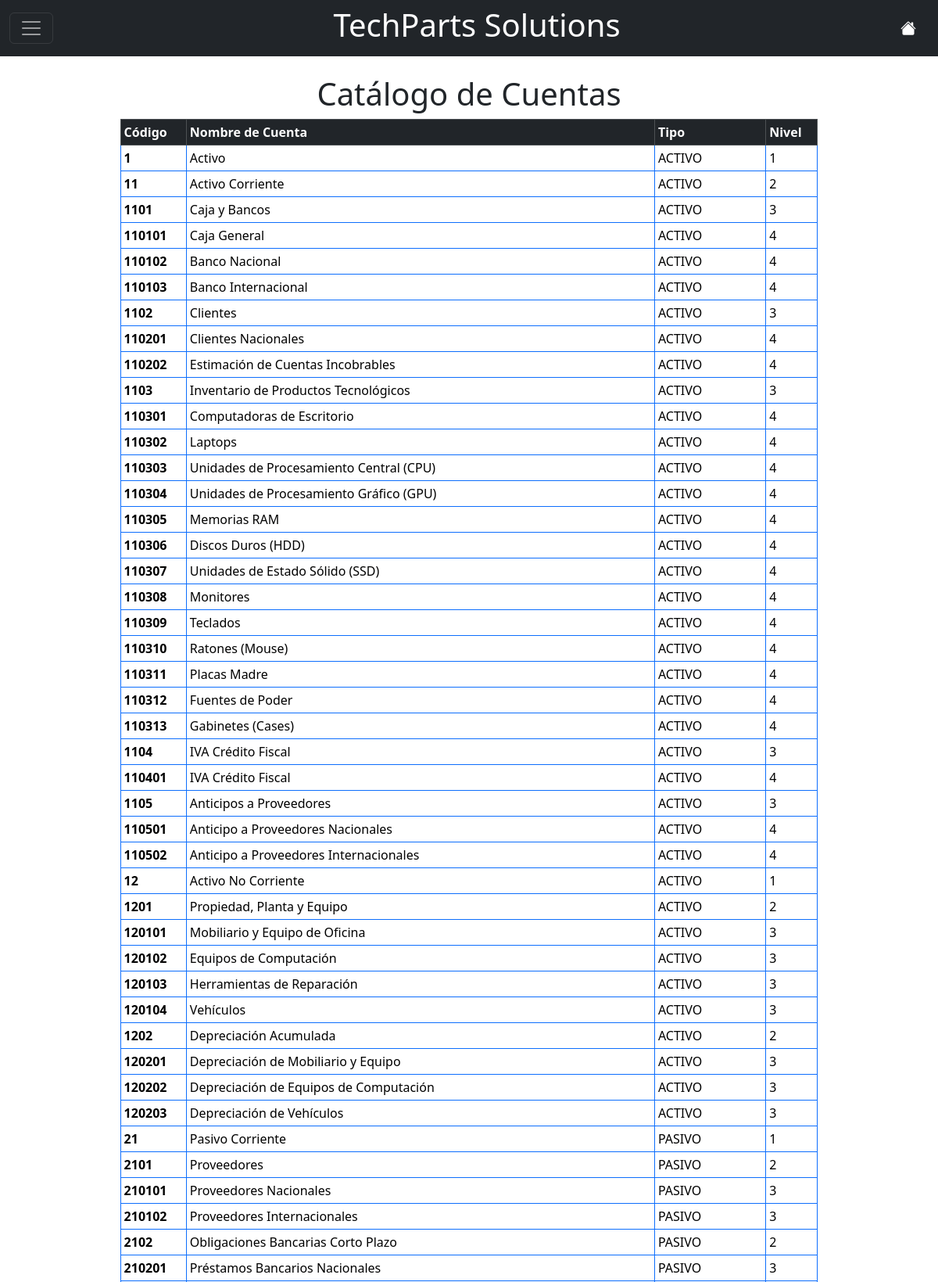
The app's page /catalogoCuenta/ (signed in, upper part) with its own data.
### Contabilidad/models.py (models this page shows, shortened)
class Cuenta(models.Model):
    codigo = models.CharField(max_length=10, unique=True)  # Código de hasta 10 dígitos
    nombre = models.CharField(max_length=255)
    tipo = models.CharField(max_length=50, choices=[
        ('ACTIVO', 'Activo'),
        ('PASIVO', 'Pasivo'),
        ('PATRIMONIO', 'Patrimonio'),
        ('INGRESOS', 'Ingresos'),
        ('GASTOS', 'Gastos'),
        ('RESULTADO_DEUDOR', 'Cuentas de Resultado Deudoras'),
        ('RESULTADO_ACREEDOR', 'Cuentas de Resultado Acreedoras'),
        ('CIERRE', 'Cuenta de Cierre'),
        ('ORDEN', 'Cuentas de Orden')
    ])
    nivel = models.PositiveIntegerField()  # Para saber si es de 1, 2, 4, 6, 8 o 10 dígitos
    parent = models.ForeignKey('self', null=True, blank=True, related_name='subcuentas', on_delete=models.CASCADE)
    class Meta:
        verbose_name_plural = "Cuentas"

### Contabilidad/views.py (the view)
# urls.py: path('catalogoCuenta/', views.catalogoCuenta, name='catalogoCuenta'),
@login_required(login_url='/signin/')
def catalogoCuenta(request):
    Cuentas = Cuenta.objects.all()
    return render(request,'catalogo_cuenta.html',{'Cuentas':Cuentas})

### Contabilidad/templates/catalogo_cuenta.html
{% extends "nav.html" %}
{% block content %}
<div class="container my-4">
    <h1 class="text-center">Catálogo de Cuentas</h1>
    <div class="table-responsive">
        <table class="table table-bordered border-primary table-sm mx-auto" style="width: 80%;">
            <thead class="table-dark">
                <tr>
                    <th scope="col">Código</th>
                    <th scope="col">Nombre de Cuenta</th>
                    <th scope="col">Tipo</th>
                    <th scope="col">Nivel</th>
                </tr>
            </thead>
            <tbody>
                {% for Cuenta in Cuentas %}
                <tr>
                    <th scope="row">{{Cuenta.codigo}}</th>
                    <td>{{Cuenta.nombre}}</td>
                    <td>{{Cuenta.tipo}}</td>
                    <td>{{Cuenta.nivel}}</td>
                </tr>
                {% endfor %}
            </tbody>
        </table>
    </div>
</div>
{% endblock %}

### records on screen
Cuenta: codigo "1", nombre "Activo", tipo "ACTIVO", nivel "1"
Cuenta: codigo "11", nombre "Activo Corriente", tipo "ACTIVO", nivel "2"
Cuenta: codigo "1101", nombre "Caja y Bancos", tipo "ACTIVO", nivel "3"
Cuenta: codigo "110101", nombre "Caja General", tipo "ACTIVO", nivel "4"
Cuenta: codigo "110102", nombre "Banco Nacional", tipo "ACTIVO", nivel "4"
Cuenta: codigo "110103", nombre "Banco Internacional", tipo "ACTIVO", nivel "4"
Cuenta: codigo "1102", nombre "Clientes", tipo "ACTIVO", nivel "3"
Cuenta: codigo "110201", nombre "Clientes Nacionales", tipo "ACTIVO", nivel "4"
Cuenta: codigo "110202", nombre "Estimación de Cuentas Incobrables", tipo "ACTIVO", nivel "4"
Cuenta: codigo "1103", nombre "Inventario de Productos Tecnológicos", tipo "ACTIVO", nivel "3"
Cuenta: codigo "110301", nombre "Computadoras de Escritorio", tipo "ACTIVO", nivel "4"
Cuenta: codigo "110302", nombre "Laptops", tipo "ACTIVO", nivel "4"
Cuenta: codigo "110303", nombre "Unidades de Procesamiento Central (CPU)", tipo "ACTIVO", nivel "4"
Cuenta: codigo "110304", nombre "Unidades de Procesamiento Gráfico (GPU)", tipo "ACTIVO", nivel "4"
Cuenta: codigo "110305", nombre "Memorias RAM", tipo "ACTIVO", nivel "4"
Cuenta: codigo "110306", nombre "Discos Duros (HDD)", tipo "ACTIVO", nivel "4"
Cuenta: codigo "110307", nombre "Unidades de Estado Sólido (SSD)", tipo "ACTIVO", nivel "4"
Cuenta: codigo "110308", nombre "Monitores", tipo "ACTIVO", nivel "4"
Cuenta: codigo "110309", nombre "Teclados", tipo "ACTIVO", nivel "4"
Cuenta: codigo "110310", nombre "Ratones (Mouse)", tipo "ACTIVO", nivel "4"
Cuenta: codigo "110311", nombre "Placas Madre", tipo "ACTIVO", nivel "4"
Cuenta: codigo "110312", nombre "Fuentes de Poder", tipo "ACTIVO", nivel "4"
Cuenta: codigo "110313", nombre "Gabinetes (Cases)", tipo "ACTIVO", nivel "4"
Cuenta: codigo "1104", nombre "IVA Crédito Fiscal", tipo "ACTIVO", nivel "3"
Cuenta: codigo "110401", nombre "IVA Crédito Fiscal", tipo "ACTIVO", nivel "4"
Cuenta: codigo "1105", nombre "Anticipos a Proveedores", tipo "ACTIVO", nivel "3"
Cuenta: codigo "110501", nombre "Anticipo a Proveedores Nacionales", tipo "ACTIVO", nivel "4"
Cuenta: codigo "110502", nombre "Anticipo a Proveedores Internacionales", tipo "ACTIVO", nivel "4"
Cuenta: codigo "12", nombre "Activo No Corriente", tipo "ACTIVO", nivel "1"
Cuenta: codigo "1201", nombre "Propiedad, Planta y Equipo", tipo "ACTIVO", nivel "2"
Cuenta: codigo "120101", nombre "Mobiliario y Equipo de Oficina", tipo "ACTIVO", nivel "3"
Cuenta: codigo "120102", nombre "Equipos de Computación", tipo "ACTIVO", nivel "3"
Cuenta: codigo "120103", nombre "Herramientas de Reparación", tipo "ACTIVO", nivel "3"
Cuenta: codigo "120104", nombre "Vehículos", tipo "ACTIVO", nivel "3"
Cuenta: codigo "1202", nombre "Depreciación Acumulada", tipo "ACTIVO", nivel "2"
Cuenta: codigo "120201", nombre "Depreciación de Mobiliario y Equipo", tipo "ACTIVO", nivel "3"
Cuenta: codigo "120202", nombre "Depreciación de Equipos de Computación", tipo "ACTIVO", nivel "3"
Cuenta: codigo "120203", nombre "Depreciación de Vehículos", tipo "ACTIVO", nivel "3"
Cuenta: codigo "21", nombre "Pasivo Corriente", tipo "PASIVO", nivel "1"
Cuenta: codigo "2101", nombre "Proveedores", tipo "PASIVO", nivel "2"
Cuenta: codigo "210101", nombre "Proveedores Nacionales", tipo "PASIVO", nivel "3"
Cuenta: codigo "210102", nombre "Proveedores Internacionales", tipo "PASIVO", nivel "3"
Cuenta: codigo "2102", nombre "Obligaciones Bancarias Corto Plazo", tipo "PASIVO", nivel "2"
Cuenta: codigo "210201", nombre "Préstamos Bancarios Nacionales", tipo "PASIVO", nivel "3"
